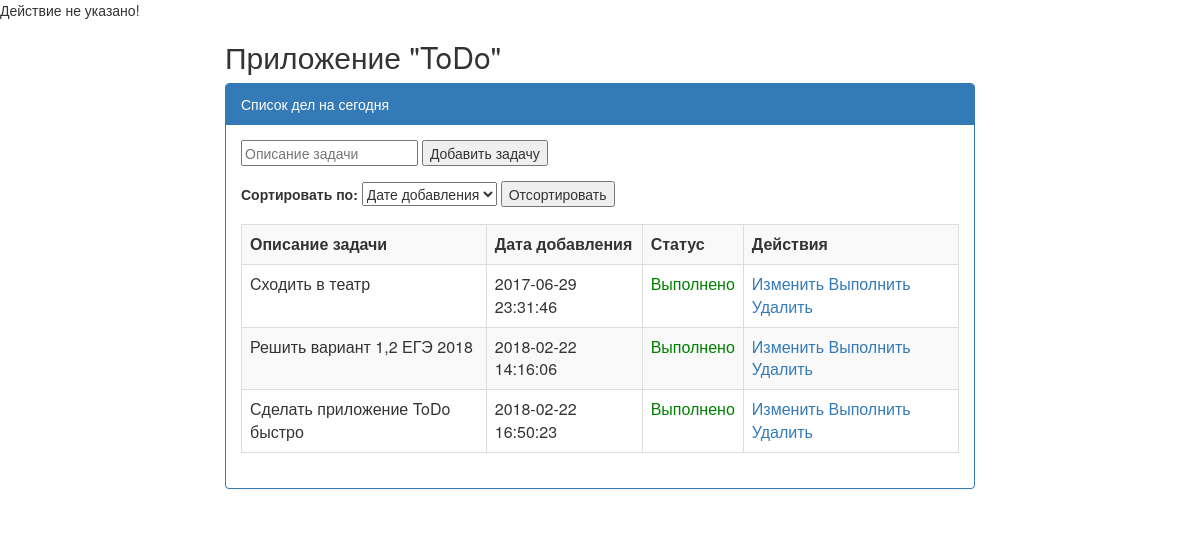
The page / on the database its author committed.
### tables this page shows
CREATE TABLE IF NOT EXISTS `tasks` (
  `id` int(11) NOT NULL,
  `description` text NOT NULL,
  `is_done` tinyint(4) NOT NULL DEFAULT '0',
  `date_added` datetime NOT NULL
);

### index.php (called while the page is built, shortened)
<?php
require_once 'DataBase.php';
$objDb = DataBase::getDB();
$action = "";
$order  = ($action == 'order') ?  $order : "date_added";
$task = $objDb->selectAllData($order);
require_once 'tmpl.php';
?>

### config.php (called while the page is built)
<?php
return array(
    'host' => 'localhost',
    'charset' => 'utf8',
    'dbName' => 'mybd',
    'userName' => 'root',
    'userPassword' => ''
);
?>

### DataBase.php (called while the page is built, shortened)
<?php
class DataBase
{
	private static $db = NULL;
	private $connection;
	public static function getDb()
	{
		if (self::$db == NULL)
		{
			self::$db = new DataBase();
		}
		return self::$db;
	}
	public function __construct()
	{
		try {
			    $config = require_once 'config.php';
                $dsn = 'mysql:host='. $config['host']. ';dbname='. $config['dbName']  .';charset='. $config['charset'];
                $this->connection = new PDO($dsn, $config['userName'], $config['userPassword']);
		} catch (PDOException $e) {
	        echo "Database connection failed!";
            exit;
	    }
    }
    public function selectAllData($order)
    {
        $sql = "SELECT SQL_CALC_FOUND_ROWS * FROM `tasks` ORDER BY " . $order;
        $st = $this->connection->prepare($sql);
        $st->execute();
        return  $st->fetchALL(PDO::FETCH_ASSOC);
    }
}

### tmpl.php (the view, shortened to what this page needs)
<!DOCTYPE html>
<head>
   <link rel="stylesheet" href="https://maxcdn.bootstrapcdn.com/bootstrap/3.3.4/css/bootstrap.min.css">
</head>
<body>
<div class="container">
<div class="row">
<div class="col-md-8 col-sm-offset-4 col-md-offset-2">
<h2>Приложение "ToDo"</h2>
<div class="panel panel-primary">
    <div class="panel-heading">Список дел на сегодня</div>
    <div class="panel-body">
    <?php if ($action === 'edit'): ?>
        <form method="POST" action="index.php">
        <div class="form-group">
            <input class="field" type="text" name="description" value="<?php echo $description;?>">
            <input type="hidden" name="id" value="<?php echo $id; ?>">
            <input type="submit" name="change" value="Изменить задачу">
        </div>
        </form>
    <?php else: ?>
        <form method="POST" action="index.php">
        <div class="form-group">
            <input class="field" type="text" name="description" placeholder="Описание задачи" value="" required>
            <input type="submit" name="addTask" value="Добавить задачу">
        </div>
        </form>
        <form method="POST" action="index.php">
            <div class="form-group">
            <label for="order">Сортировать по:</label>
            <select class="form" name="order_by">
                <option value="date_added">Дате добавления</option>
            </select>
            <input type="submit" name="order" value="Отсортировать">
            </div>
        </form>
    <?php endif; ?>
    <div>
        <table class="table table-bordered table-striped">
            <tr>
                <th>Описание задачи</th>
                <th>Дата добавления</th>
                <th>Статус</th>
                <th>Действия</th>
            </tr>
            <?php foreach ($task as $key => $value): ?>
                <tr>
                    <td><?php echo htmlspecialchars($value['description'], ENT_QUOTES); ?></td>
                    <td><?php echo $value['date_added']; ?></td>
                    <?php if ($value['is_done'] == true): ?>
                        <td style='color: green;'>Выполнено</td>
                    <?php else: ?>
                        <td style='color: red;'>Не выполнено</td>
                    <?php endif; ?>
                    <td>
                        <a href="?id=<?php echo $value['id']; ?>&description=<?php echo $value['description']; ?>&action=edit">Изменить</a>
                        <a href="?id=<?php echo $value['id']; ?>&action=done">Выполнить</a>
                        <a href="?id=<?php echo $value['id']; ?>&action=delete">Удалить</a>
                    </td>
                </tr>
            <?php endforeach; ?>
        </table>
    </div>
</div>
</body>
</html>

### rows shown on the page
tasks: description "Cходить в театр", date_added "2017-06-29 23:31:46", is_done "Выполнено"
tasks: description "Решить вариант 1,2 ЕГЭ 2018", date_added "2018-02-22 14:16:06", is_done "Выполнено"
tasks: description "Сделать приложение ToDo быстро", date_added "2018-02-22 16:50:23", is_done "Выполнено"
